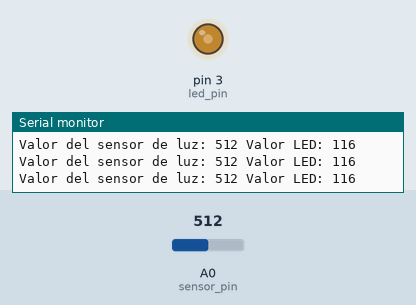
Recording of a sketch running on a simulated Arduino Uno, built with avr-gcc and run on an emulated ATmega328P. Shown: output pins drawn as LEDs (lit = HIGH), the last lines printed to the serial monitor. Inputs (shaded band) come from the test bench; at power-on: A0 (sensor_pin) = 512.

Above: at 1.2 s.
1.3 s: A0 (sensor_pin) set to 306
At 2.5 s:
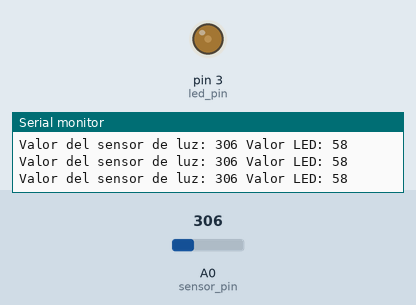
2.8 s: A0 (sensor_pin) set to 716
At 3.6 s:
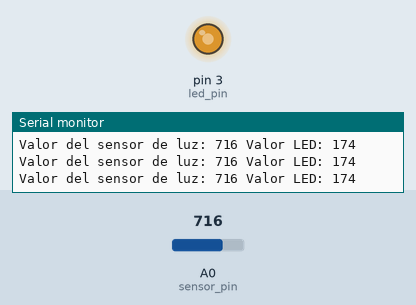
4.3 s: A0 (sensor_pin) set to 900
At 5.1 s:
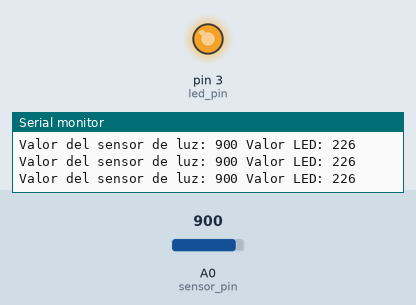
5.8 s: A0 (sensor_pin) set to 511
At 6.2 s:
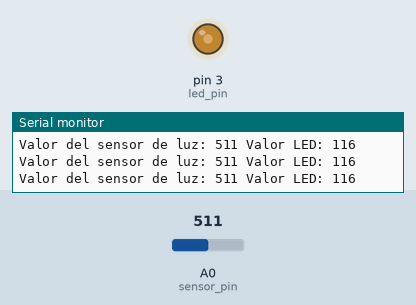
Timing chart, 0 to 8.8 s (numbered marks = the images above; inputs shaded):
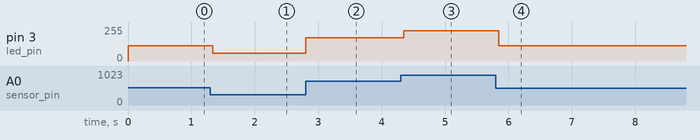

Measured:
- after the input at 1.3 s, pin 3 (led_pin): 116/255 → 58/255 at once
- after the input at 2.8 s, pin 3 (led_pin): 58/255 → 174/255 at once
- after the input at 4.3 s, pin 3 (led_pin): 174/255 → 226/255 after 0.05 s
- after the input at 5.8 s, pin 3 (led_pin): 226/255 → 116/255 at once

The sketch:

ejemploJose.ino
```cpp
const int led_pin = 3;
const int sensor_pin = A0;
int led_value = 0;
int sensor_value = 0;

void setup() {

  Serial.begin(9600);
  pinMode(led_pin, OUTPUT);

}

void loop() {

  sensor_value = analogRead(sensor_pin);


  if (sensor_value > 1000) {
    digitalWrite(led_pin, HIGH);
  } else if (sensor_value < 100) {
    digitalWrite(led_pin, LOW);
  } else {
    led_value = map(sensor_value, 100, 1000, 0, 255);
  }
  analogWrite(led_pin, led_value);

  Serial.print("Valor del sensor de luz: ");
  Serial.print(sensor_value);
  Serial.print(" Valor LED: ");
  Serial.print(led_value);
  Serial.println();
}
```
